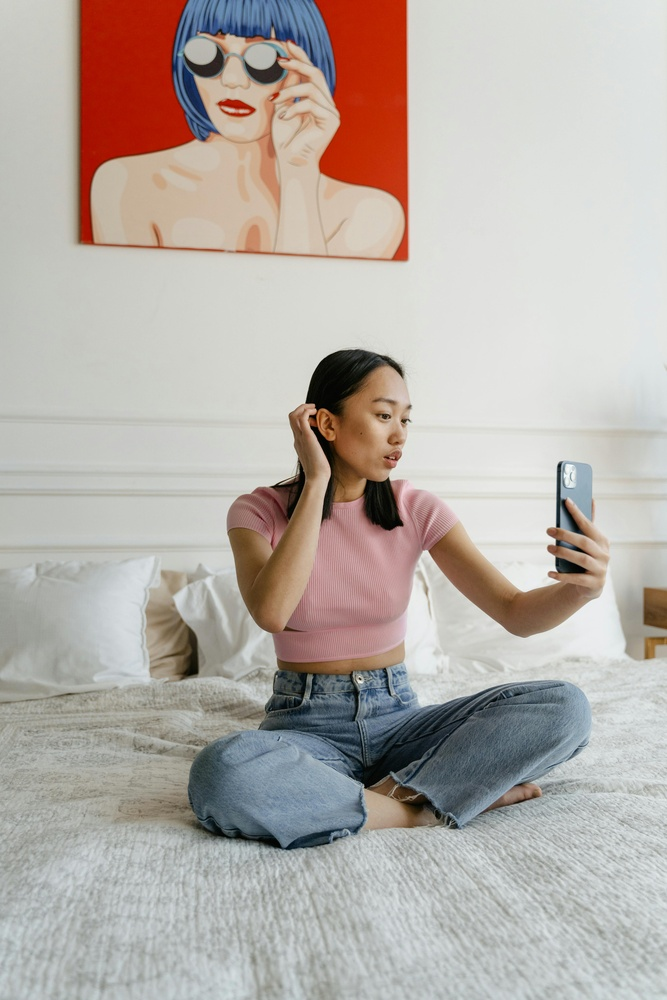
#> input picture lady.jpg, 667 x 1000 px, shrunk from 3974 x 5961 before the run
$ python thresholding.py
#> lines starting #> are read from the running program, lines starting #| are printed output that depends on the picture; after the words box and inside, x2 and y2 are one past the last pixel; in counts of white or black regions, pixels touching at a corner belong together
import cv2

img = cv2.imread('lady.jpg')
#> img is the input picture: shape (1000, 667, 3); mean B, G, R 167.5, 173.4, 181.9

img_gray = cv2.cvtColor(img, cv2.COLOR_BGR2GRAY)
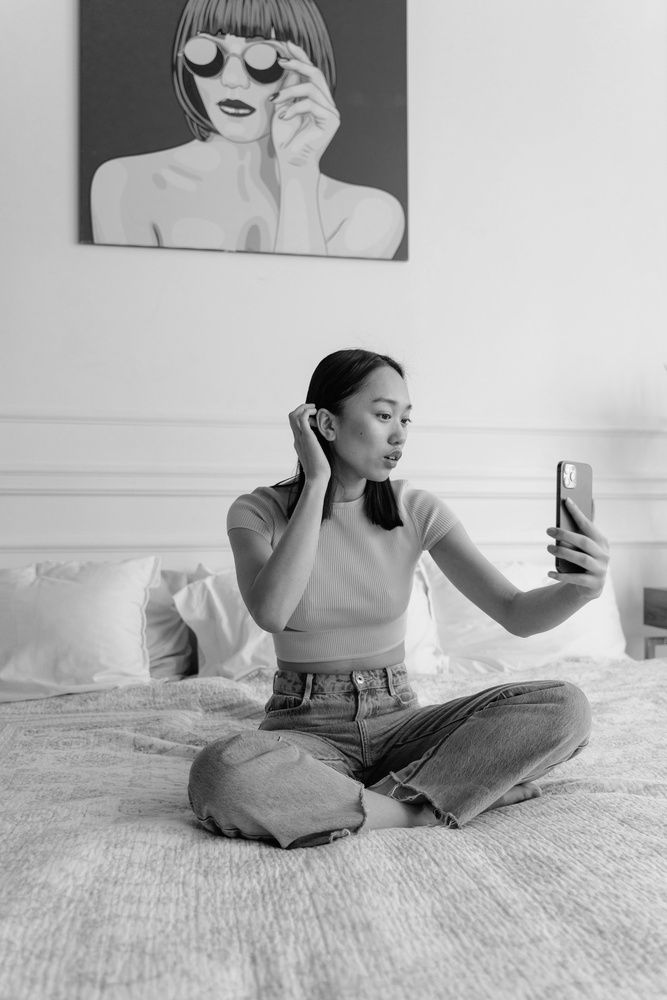
#> img_gray: shape (1000, 667); min 0, max 251, mean 175.3

ret, thresh = cv2.threshold(img_gray, 120, 255, cv2.THRESH_BINARY)
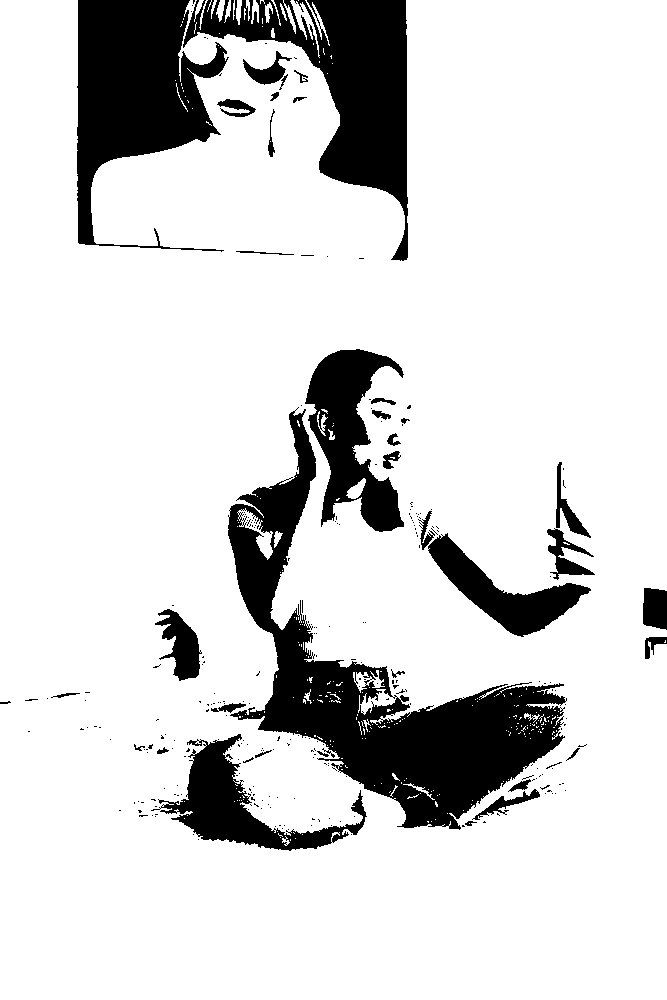
#> thresh: shape (1000, 667); 84.1% white; 272 black regions (233 under 20 px), largest, box (x1, y1, x2, y2) and area: (228, 407, 567, 830) 36184, (77, 0, 229, 252) 20146, (183, 0, 408, 261) 19412

cv2.imshow('img', img)
# cv2.imshow('gray', img_gray)
cv2.imshow('thresh', thresh)
cv2.waitKey(0)

$ run again, with child.jpg copied over lady.jpg
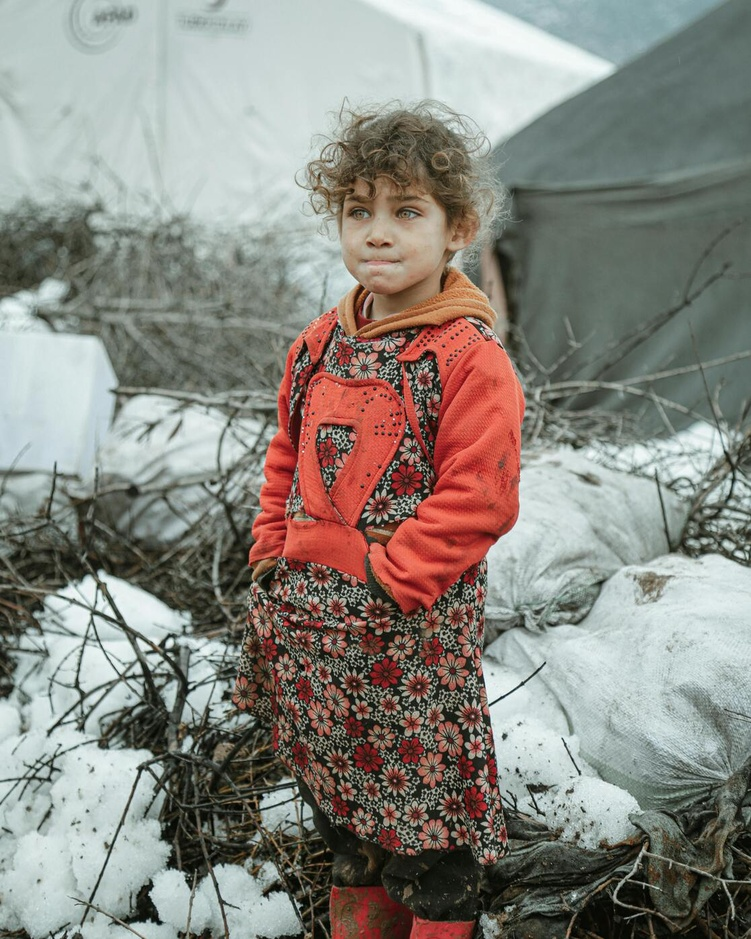
#> input picture child.jpg, 751 x 939 px, shrunk from 1116 x 1395 before the run
#> img is the input picture: shape (939, 751, 3); mean B, G, R 128.5, 135.8, 138.3
#> `img_gray = cv2.cvtColor(img, cv2.COLOR_BGR2GRAY)`:
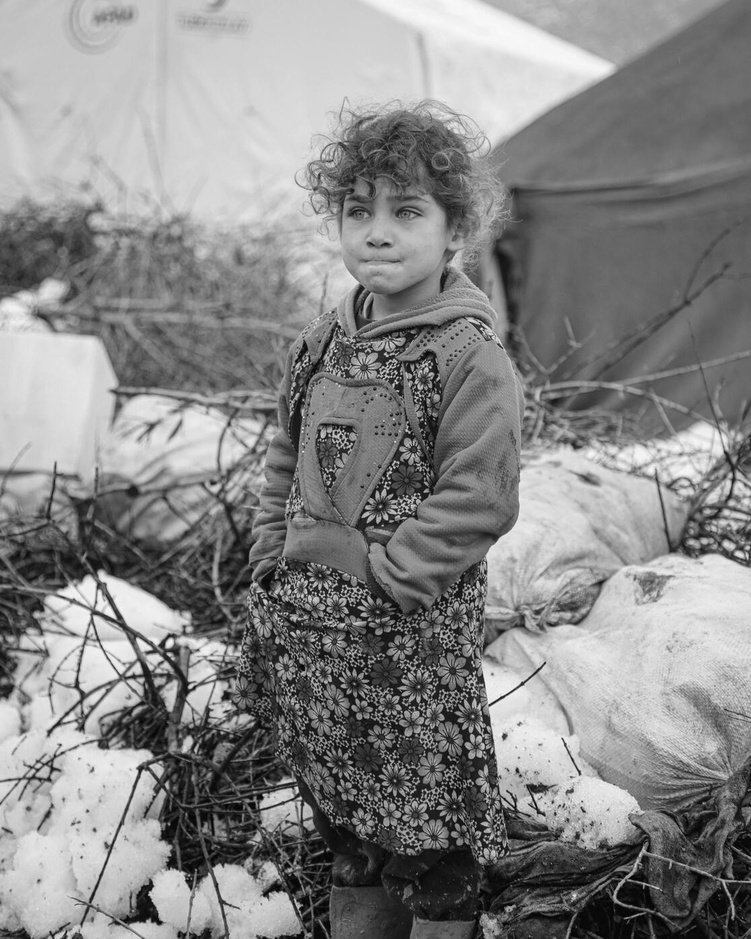
#> img_gray: shape (939, 751); min 0, max 252, mean 135.7
#> `ret, thresh = cv2.threshold(img_gray, 120, 255, cv2.THRESH_BINARY)`:
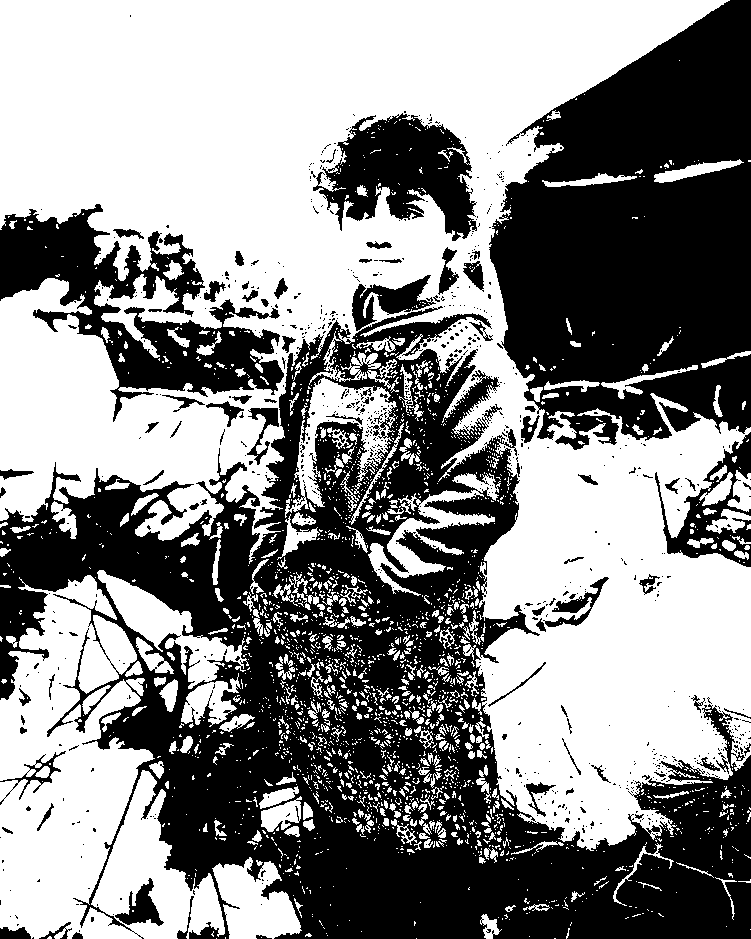
#> thresh: shape (939, 751); 54.5% white; 810 black regions (725 under 20 px), largest, box (x1, y1, x2, y2) and area: (0, 306, 751, 939) 185897, (489, 0, 751, 450) 83357, (0, 204, 284, 422) 22272

$ run again, with elon.jpg copied over lady.jpg
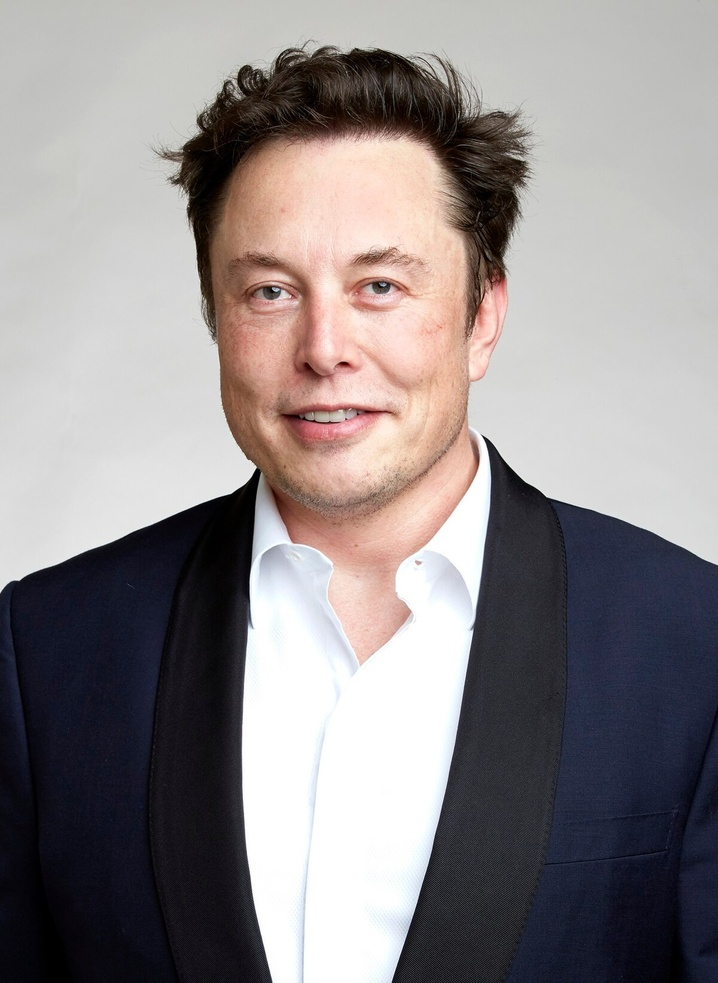
#> input picture elon.jpg, 718 x 983 px, shrunk from 1200 x 1642 before the run
#> img is the input picture: shape (983, 718, 3); mean B, G, R 137.7, 136.8, 142.9
#> `img_gray = cv2.cvtColor(img, cv2.COLOR_BGR2GRAY)`:
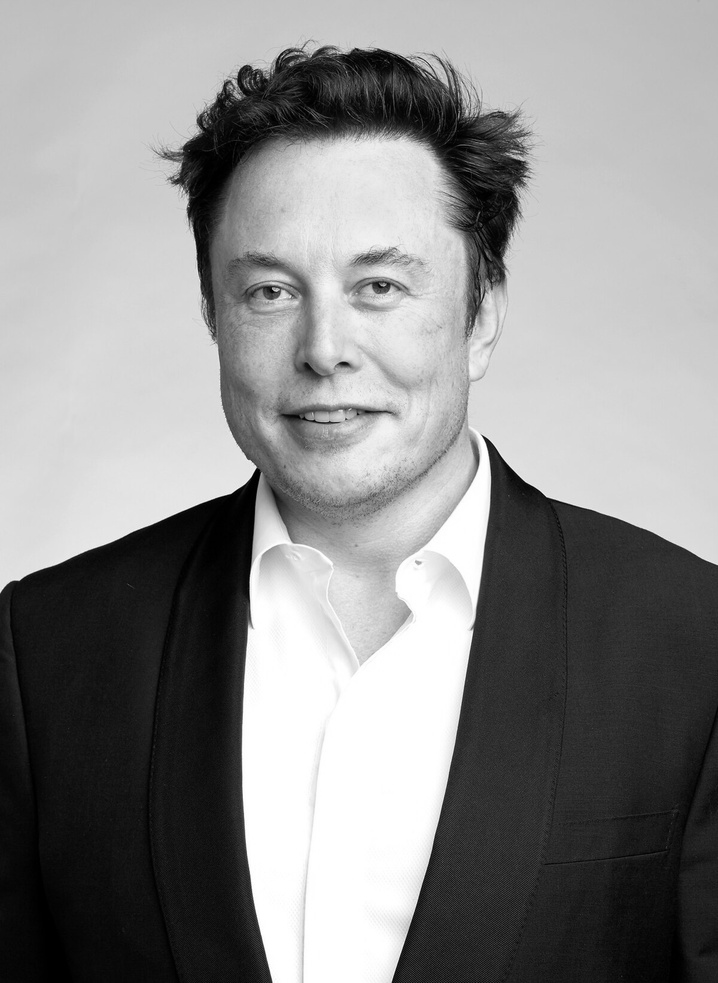
#> img_gray: shape (983, 718); min 0, max 255, mean 138.7
#> `ret, thresh = cv2.threshold(img_gray, 120, 255, cv2.THRESH_BINARY)`:
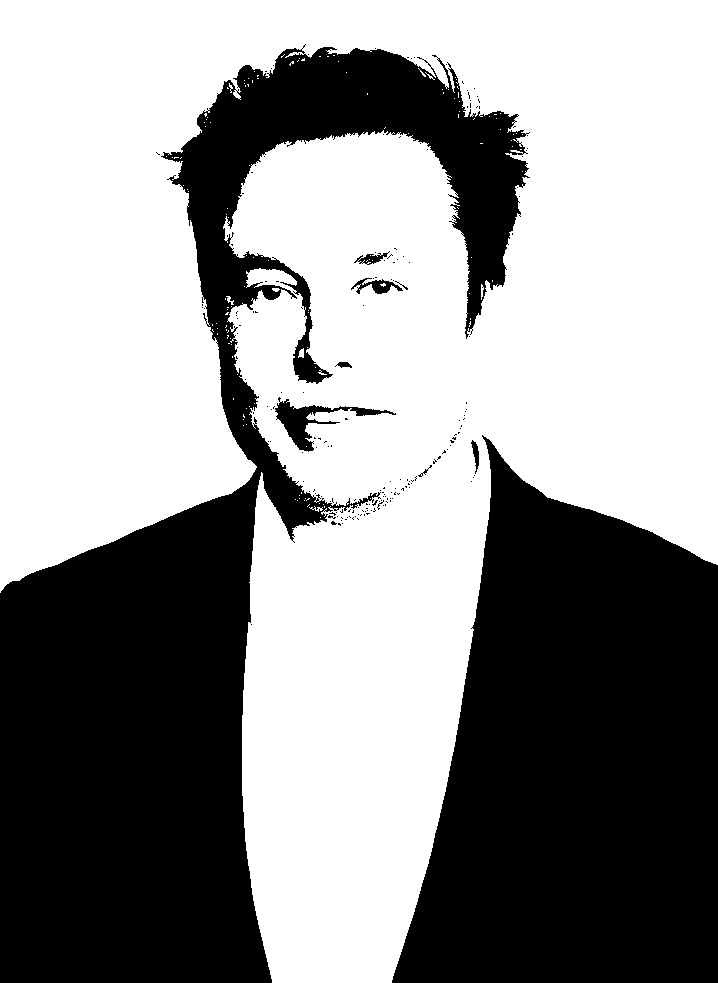
#> thresh: shape (983, 718); 59.1% white; 187 black regions (179 under 20 px), largest, box (x1, y1, x2, y2) and area: (0, 44, 530, 983) 159468, (392, 435, 718, 983) 126122, (275, 397, 396, 452) 1547
